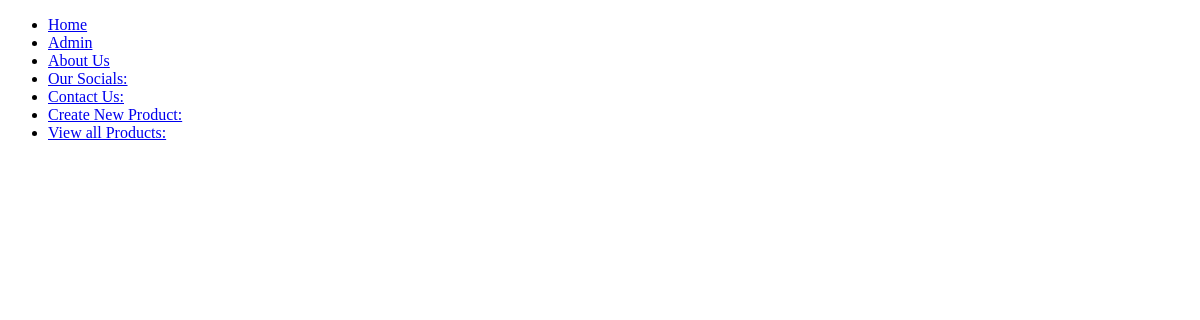
/blog/, run on an earlier commit of the app's database.
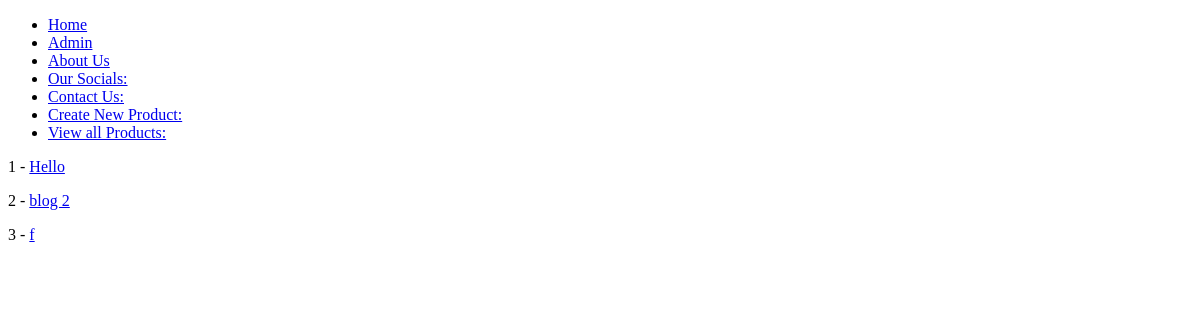
And on a later commit of the database.
### blog/models.py (models this page shows)
class Article(models.Model):
    title = models.CharField(max_length = 120)
    content = models.TextField()
    active = models.BooleanField(default = True)
    def get_absolute_url (self):
        return reverse ("articles:article-detail", kwargs = {"id" : self.id})

### blog/views.py (the view)
# urls.py: path('', ArticleListView.as_view(), name='article-list'),
class ArticleListView (ListView):
    template_name = 'articles/article_list.html'
    queryset = Article.objects.all()

### blog/templates/articles/article_list.html (shortened to what this page needs)
{% extends 'base.html' %}
{% block content %}
 {% for instance in object_list%}
    <p>{{instance.id}} -  <a href="{{instance.get_absolute_url}}" > {{instance.title}}</a></p>
 {% endfor %}
{% endblock %}

What changed in the data, as far as the page shows it:
added Article: id "1", title "Hello"
added Article: id "2", title "blog 2"
added Article: id "3", title "f"
